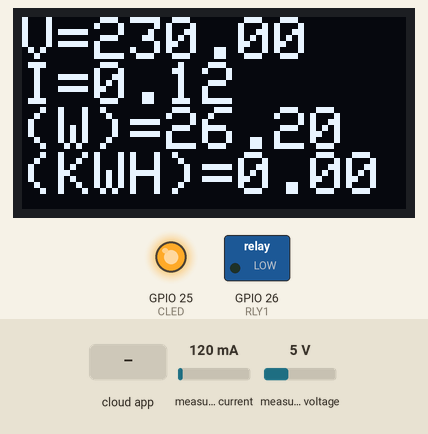
This sketch was run on a simulated ESP32. Shown: 128×64 one-colour display, switched loads named in the sketch (green lamp = pin HIGH), output pins drawn as LEDs (lit = HIGH). The test bench sets the inputs (shaded band); at power-on: measured current 120 mA, measured voltage 5 V. WiFi joins after 1.5 s; servers stay silent unless stated; the display library's start-up logo is not drawn; no MQTT or app messages arrive unless stated; what the sketch prints to the serial monitor is not drawn.

Above: at 7.3 s.
7.4 s: the phone or cloud app sets load1 to OFF
At 8.6 s:
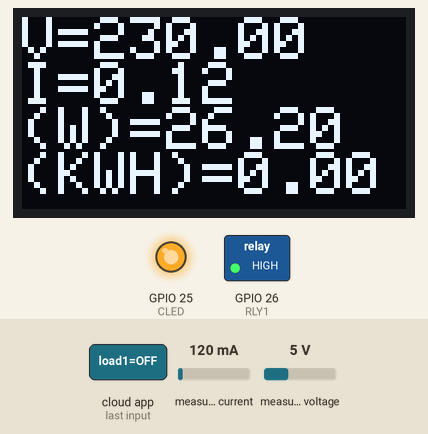
9.7 s: measured current set to 40 mA
At 13.6 s:
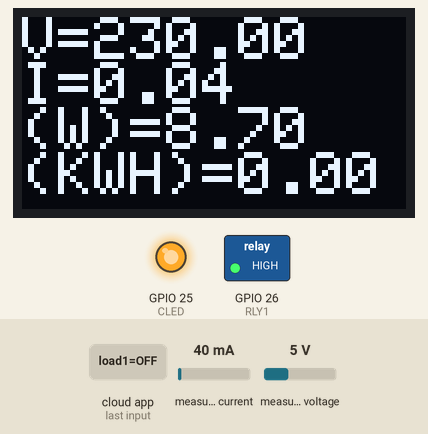
14.8 s: the phone or cloud app sets load1 to ON
At 16.4 s:
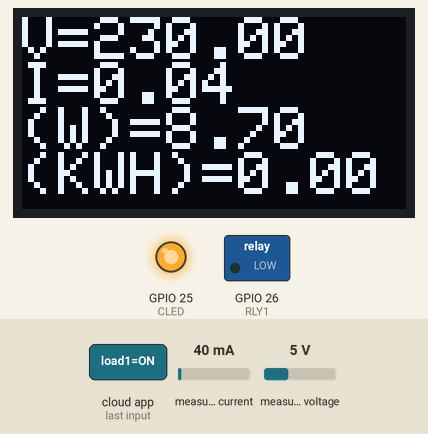
16.8 s: measured voltage set to 0.3 V
At 21.4 s:
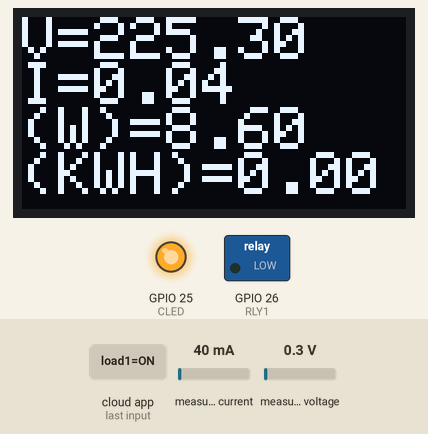
Timing chart, 0 to 22.9 s (numbered marks = the images above; inputs shaded):
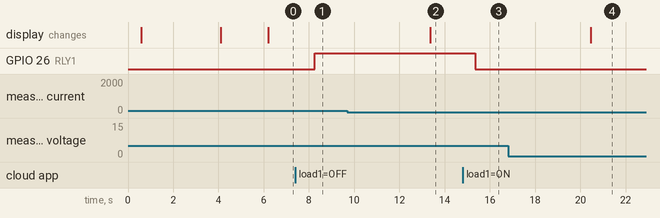

The sketch:

PZEM_iot.ino
```cpp
#include <SPI.h>
#include <Wire.h>
#include <Adafruit_GFX.h>
#include <Adafruit_SSD1306.h>
#include <HardwareSerial.h>
#include <PZEM004Tv30.h>
#include "Adafruit_MQTT.h"
#include "Adafruit_MQTT_Client.h"
#include <WiFi.h>

/************************* WiFi Access Point *********************************/

#define WLAN_SSID       "projectiot"
#define WLAN_PASS       "iot123456"

/************************* Adafruit.io Setup *********************************/

#define AIO_SERVER      "io.adafruit.com"
#define AIO_SERVERPORT  1883                   // use 8883 for SSL
#define AIO_USERNAME    "poweriot2025"
#define AIO_KEY         "aio_ffxa27nOcvqfRSsqPf17KsrOvikI"


// Define the UART2 RX and TX pins on ESP32 (Connect these to PZEM-004T)
#define PZEM_RX_PIN 16  // ESP32 RX (Connect to PZEM TX)
#define PZEM_TX_PIN 17  // ESP32 TX (Connect to PZEM RX)

// Initialize the PZEM sensor using Hardware Serial2
PZEM004Tv30 pzem(Serial2, PZEM_RX_PIN, PZEM_TX_PIN);
#define SCREEN_WIDTH 128 // OLED display width, in pixels
#define SCREEN_HEIGHT 64 // OLED display height, in pixels
#define RLY1 26
#define RLY2 27
#define CLED 25
// Declaration for an SSD1306 display connected to I2C (SDA, SCL pins)
#define OLED_RESET     -1 // Reset pin # (or -1 if sharing Arduino reset pin)
Adafruit_SSD1306 display(SCREEN_WIDTH, SCREEN_HEIGHT, &Wire, OLED_RESET);

/************ Global State (you don't need to change this!) ******************/

// Create an ESP8266 WiFiClient class to connect to the MQTT server.
WiFiClient client;
// or... use WiFiClientSecure for SSL
//WiFiClientSecure client;

// Setup the MQTT client class by passing in the WiFi client and MQTT server and login details.
Adafruit_MQTT_Client mqtt(&client, AIO_SERVER, AIO_SERVERPORT, AIO_USERNAME, AIO_KEY);

/****************************** Feeds ***************************************/

// Setup a feed called 'photocell' for publishing.
// Notice MQTT paths for AIO follow the form: <username>/feeds/<feedname>
Adafruit_MQTT_Publish tvoltage = Adafruit_MQTT_Publish(&mqtt, AIO_USERNAME "/feeds/voltage");
Adafruit_MQTT_Publish tcurrent = Adafruit_MQTT_Publish(&mqtt, AIO_USERNAME "/feeds/current");
Adafruit_MQTT_Publish tpower = Adafruit_MQTT_Publish(&mqtt, AIO_USERNAME "/feeds/power");
Adafruit_MQTT_Publish tfreq = Adafruit_MQTT_Publish(&mqtt, AIO_USERNAME "/feeds/frequency");
Adafruit_MQTT_Publish tpf = Adafruit_MQTT_Publish(&mqtt, AIO_USERNAME "/feeds/powerfactor");
Adafruit_MQTT_Publish tenergy = Adafruit_MQTT_Publish(&mqtt, AIO_USERNAME "/feeds/energy");
// Setup a feed called 'onoff' for subscribing to changes.
Adafruit_MQTT_Subscribe tl1 = Adafruit_MQTT_Subscribe(&mqtt, AIO_USERNAME "/feeds/load1");


int wificounter=0;
int readcounter=0;
bool nowifi=0;
byte sendflag=0;
void setup() {
  Serial.begin(115200);
  pinMode(RLY1,OUTPUT);pinMode(CLED,OUTPUT);
  digitalWrite(RLY1,LOW);digitalWrite(CLED,HIGH);


  // SSD1306_SWITCHCAPVCC = generate display voltage from 3.3V internally
  if(!display.begin(SSD1306_SWITCHCAPVCC, 0x3C)) {
    Serial.println(F("SSD1306 allocation failed"));
    for(;;); // Don't proceed, loop forever
  }

  // Show initial display buffer contents on the screen --
  // the library initializes this with an Adafruit splash screen.
  display.display();
  delay(500); // Pause for 2 seconds

  // Clear the buffer
  display.clearDisplay();

  display.setTextSize(2);             // Normal 1:1 pixel scale
  display.setTextColor(WHITE);        // Draw white text
  display.setCursor(0,0);             // Start at top-left corner
  display.println(F("IOT POWER"));
  display.setCursor(0,16);             // Start at top-left corner
  display.println(F("Monitoring"));
  display.setCursor(0,32);             // Start at top-left corner
  display.println(F("GGITS EX"));
  display.setCursor(0,48);             // Start at top-left corner
  display.println(F("2025-2026"));
  // Show the display buffer on the screen. You MUST call display() after
  // drawing commands to make them visible on screen!
  display.display();
  delay(2000);

   WiFi.begin(WLAN_SSID, WLAN_PASS);
   wificounter=0;nowifi=0;
  while (WiFi.status() != WL_CONNECTED) {
    delay(500);
    wificounter++;
    Serial.print(".");
    if(wificounter>50)
    break;
  }
  if(wificounter>50)
  {
   Serial.println();
  Serial.println("WiFi not connected");
  display.clearDisplay();
    display.setCursor(0,0);  //oled display
    display.setTextSize(2);
    display.setTextColor(WHITE);
    display.println("NO WIFI");
     display.display();nowifi=1;
    delay(2000);
  }
  else
  {
  Serial.println();
  Serial.println("WiFi connected");
  Serial.println("IP address: "); Serial.println(WiFi.localIP());
  display.clearDisplay();
    display.setCursor(0,0);  //oled display
    display.setTextSize(2);
    display.setTextColor(WHITE);
    display.println("Connected!");
     display.display();
    delay(2000);
  }
   while (true) {
      Serial.println("Connecting to PZEM...");
      if(pzem.readAddress())
        break;
      delay(1000);
   }
 readcounter=0;sendflag=0;
 // Setup MQTT subscription for onoff feed.
  mqtt.subscribe(&tl1);

}

void loop() {
  Serial.print("Custom Address:");

    // Read data from the PZEM sensor
    float voltage   = pzem.voltage();
    float current   = pzem.current();
    float power     = pzem.power();
    float energy    = pzem.energy();
    float frequency = pzem.frequency();
    float pf        = pzem.pf();


    // Check if the data is valid
    if(isnan(voltage)){
        Serial.println("Error reading voltage");
    } else if (isnan(current)) {
        Serial.println("Error reading current");
    } else if (isnan(power)) {
        Serial.println("Error reading power");
    } else if (isnan(energy)) {
        Serial.println("Error reading energy");

    } else {

        // Print the values to the Serial console
        Serial.print("Voltage: ");      Serial.print(voltage);      Serial.println("V");
        Serial.print("Current: ");      Serial.print(current);      Serial.println("A");
        Serial.print("Power: ");        Serial.print(power);        Serial.println("W");
        Serial.print("Energy: ");       Serial.print(energy,3);     Serial.println("kWh");
        Serial.print("PowerFactor: ");        Serial.print(pf,1);        Serial.println(" ");
        Serial.print("Frequency: ");       Serial.print(frequency,0);     Serial.println("Hz");
        display.clearDisplay();
        display.setTextSize(2);             // Normal 1:1 pixel scale
        display.setTextColor(WHITE);
        display.setCursor(0,0); display.print("V=");display.print(voltage);
        display.setCursor(0,15); display.print("I=");display.print(current);
        display.setCursor(0,30); display.print("(W)=");display.print(power);
        display.setCursor(0,45); display.print("(KWH)=");display.print(energy);
        display.display();
       if(nowifi==0 && sendflag==1)
       {
        tvoltage.publish(voltage);
        tfreq.publish(frequency);
        tcurrent.publish(current);
        tpf.publish(pf);
        tenergy.publish(energy);
        tpower.publish(power);
        sendflag=0;
       }
    }

    if(nowifi==0)
  {
  MQTT_connect();
  }
    delay(2000);
    readcounter++;
    if(readcounter>10)
    {
      readcounter=0;sendflag=1;
    }
     Adafruit_MQTT_Subscribe *subscription;
  while ((subscription = mqtt.readSubscription(5000))) {
    if (subscription == &tl1) {
      // convert mqtt ascii payload to int
    char *value = (char *)tl1.lastread;
      Serial.print(F("Got: "));
      Serial.println(value);
      // Apply message to lamp
    String message = String(value);
    message.trim();
    if (message == "ON") {digitalWrite(RLY1, LOW);}
    if (message == "OFF") {digitalWrite(RLY1, HIGH);}

    }

  }
}
// Function to connect and reconnect as necessary to the MQTT server.
// Should be called in the loop function and it will take care if connecting.
void MQTT_connect() {
  int8_t ret;

  // Stop if already connected.
  if (mqtt.connected()) {
    return;
  }

  Serial.print("Connecting to MQTT... ");

  uint8_t retries = 3;
  while ((ret = mqtt.connect()) != 0) { // connect will return 0 for connected
       Serial.println(mqtt.connectErrorString(ret));
       Serial.println("Retrying MQTT connection in 5 seconds...");
       mqtt.disconnect();
       delay(5000);  // wait 5 seconds
       retries--;
       if (retries == 0) {
         // basically die and wait for WDT to reset me
         while (1);
       }
  }
  Serial.println("MQTT Connected!");
}
```

Measured:
- after the input at 7.4 s, GPIO 26 (RLY1): LOW → HIGH after 0.85 s
- after the input at 9.7 s, the display: changes after 3.7 s (image 2)
- after the input at 14.8 s, GPIO 26 (RLY1): HIGH → LOW after 0.55 s
- after the input at 16.8 s, the display: changes after 3.6 s (image 4)
